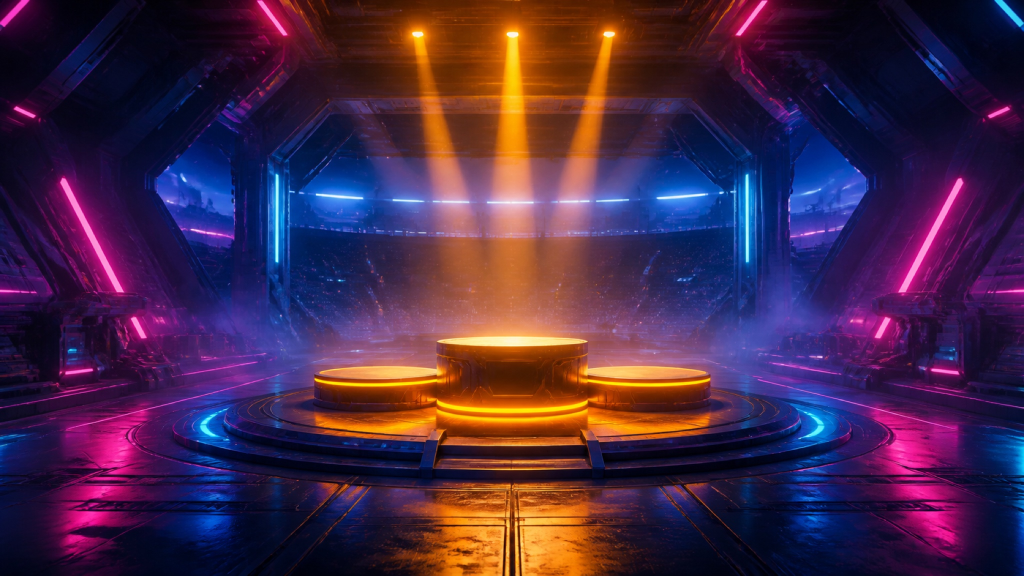
#> input picture assets/intake/victory_backdrop.jpg, 2048 x 1152 px (shown at 1/2 size)
$ python -i site_identity.py   (imports and definitions only)
#> lines starting #> are read from the running program, lines starting #| are printed output that depends on the picture
#> further down, picture is the input picture: PIL image 2048x1152 RGB; mean R, G, B 70.3, 40.3, 71.8
#!/usr/bin/env python3
"""Land the two SITE-IDENTITY plates: the favicon mark and the results backdrop.

Neither is a sprite, so neither belongs in tools/effects_intake.py — they are
not keyed, not trimmed to alpha, and not drawn by a spawn site. What they share
with it is the delivery route (`assets/intake/`) and the rule that landing art
is a script rather than a sequence of remembered image-editor steps.

  favicon_mech.png    one 1024px square mark -> the whole icon set the page
                      asks for (favicon.ico at 16/32/48, favicon-16x16,
                      favicon-32x32, apple-touch-icon at 180, and the two
                      android-chrome sizes named in site.webmanifest).

                      The mark is CROPPED TO ITS OWN CONTENT first, with a
                      small breathing margin. A 1024px painting with 15% empty
                      border loses that border's worth of glyph at 16px, which
                      is exactly the size the favicon has to survive; cropping
                      first is worth more than any resampling choice.

  victory_backdrop.jpg  copied to assets/backgrounds/victory.jpg (styles.css
                      draws it `center / cover`, so only the aspect matters —
                      it is checked, not enforced).

    python3 tools/site_identity.py            # dry run — what would land
    python3 tools/site_identity.py --apply
"""

from __future__ import annotations

import argparse
import shutil
import sys
from pathlib import Path

try:
    from PIL import Image, ImageChops
except ImportError:  # pragma: no cover - the message IS the handling
    sys.exit("This tool needs Pillow: python3 -m pip install pillow")

ROOT = Path(__file__).resolve().parent.parent
INTAKE = ROOT / "assets/intake"

ICON_SRC = INTAKE / "favicon_mech.png"
BACKDROP_SRC = INTAKE / "victory_backdrop.jpg"
BACKDROP_DST = ROOT / "assets/backgrounds/victory.jpg"

# Everything index.html and site.webmanifest name, at the size each names.
PNG_ICONS = [
    ("favicon-16x16.png", 16),
    ("favicon-32x32.png", 32),
    ("apple-touch-icon.png", 180),
    ("android-chrome-192x192.png", 192),
    ("android-chrome-512x512.png", 512),
]
ICO_SIZES = [16, 32, 48]

# Distance from the plate's own corner colour that counts as "drawing". The
# mark is painted on a near-black ground with a wide glow tail, so a strict
# threshold would call the glow content and crop nothing.
INK_FLOOR = 18
# Kept around the glyph, as a fraction of its longest side, so the mark is not
# jammed against the tile edge in a browser that draws no padding of its own.
CROP_MARGIN = 0.055


def content_square(img: Image.Image) -> tuple[int, int, int, int]:
    """A SQUARE crop around the mark's own ink, centred on it and clamped to
    the plate. Square because every output is square: cropping to the ink's
    own rectangle and resizing to a square would stretch the glyph."""
    ground = Image.new("RGB", img.size, img.getpixel((0, 0)))
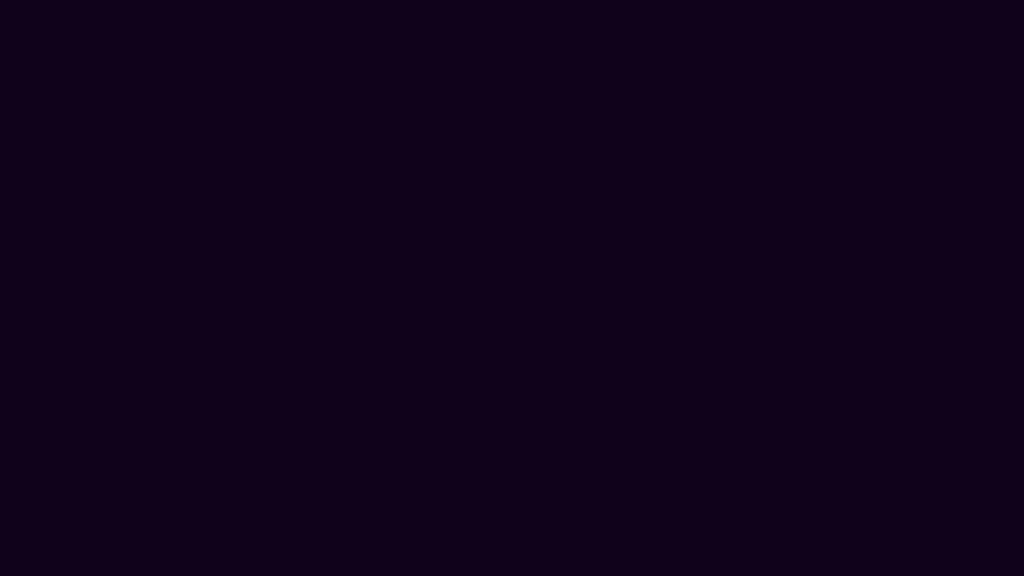
#> ground: PIL image 2048x1152 RGB (shown at 1/2 size); mean R, G, B 17, 3, 28
    ink = ImageChops.difference(img, ground).convert("L")
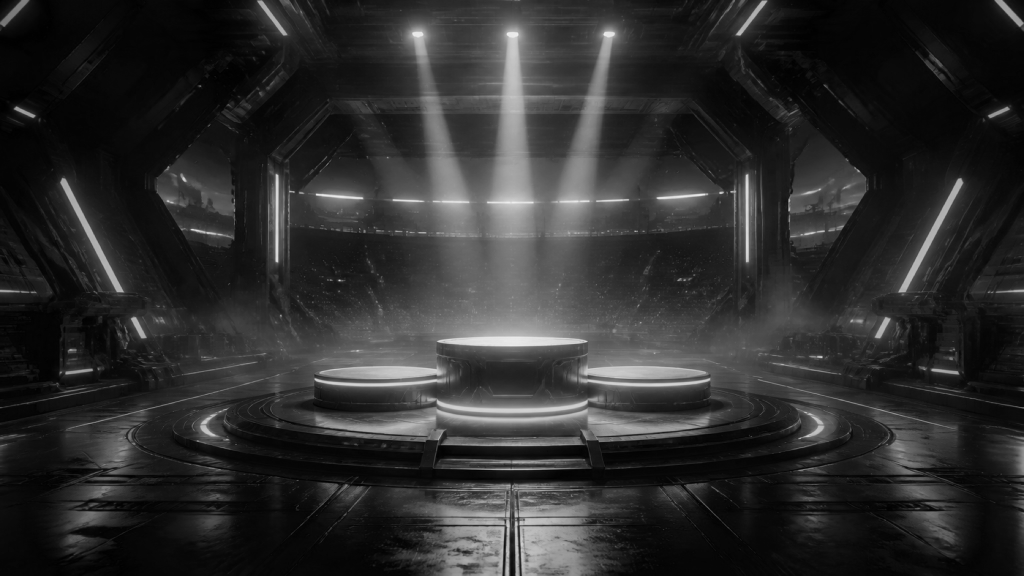
#> ink: PIL image 2048x1152 L (shown at 1/2 size); min 0, max 241, mean 45.4
    box = ink.point(lambda v: 255 if v > INK_FLOOR else 0).getbbox()
#> box = (0, 0, 2048, 1152)
    if not box:
        return (0, 0, img.width, img.height)
    x0, y0, x1, y1 = box
#> x0 = 0; y0 = 0; x1 = 2048; y1 = 1152
    cx, cy = (x0 + x1) / 2, (y0 + y1) / 2
#> cx = 1024; cy = 576
    side = max(x1 - x0, y1 - y0)
#> side = 2048
    side = min(img.width, img.height, round(side * (1 + 2 * CROP_MARGIN)))
#> side = 1152
    half = side / 2
#> half = 576
    # Clamp the centre so the square stays on the plate rather than shrinking.
    cx = min(max(cx, half), img.width - half)
    cy = min(max(cy, half), img.height - half)
    return (round(cx - half), round(cy - half), round(cx + half), round(cy + half))


# [44 lines left out: function main, not called in this run]


# [2 lines not run here, left out]

>>> from PIL import Image
>>> picture = Image.open('../assets/intake/victory_backdrop.jpg')
>>> result = content_square(picture)
#> result = (448, 0, 1600, 1152)
